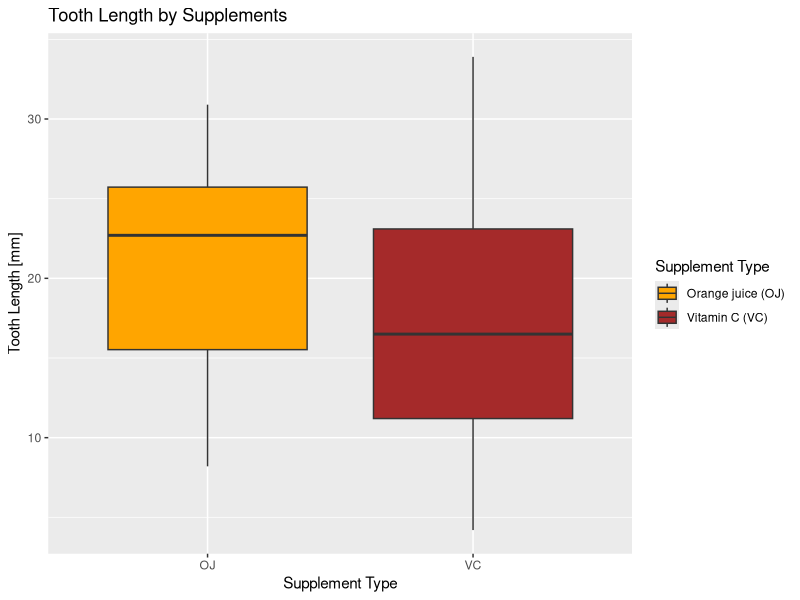
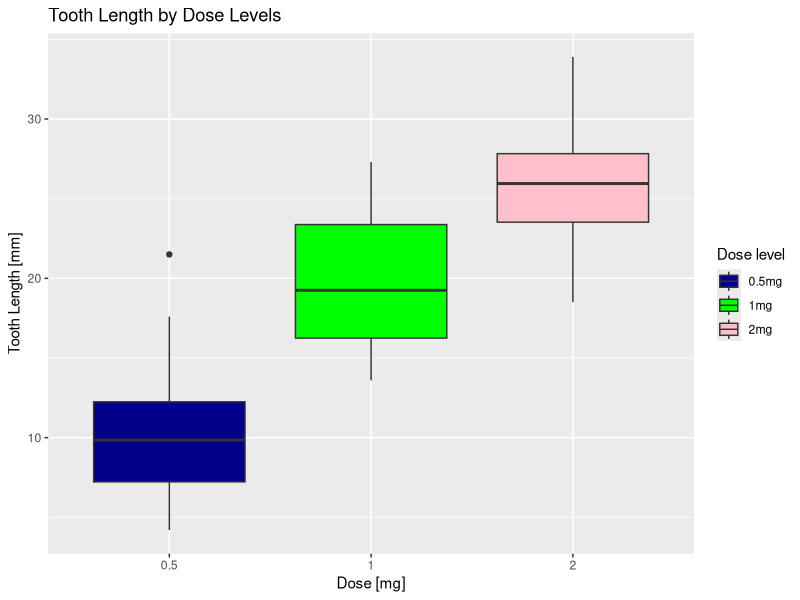

Reproduce these figures in R, in order.
## ---- chunk 1
library(ggplot2)
data(ToothGrowth)
str(ToothGrowth)
ToothGrowth$dose<-as.factor(ToothGrowth$dose)
toothdata <- ToothGrowth
## ---- chunk 2
summary(ToothGrowth)
## ---- chunk 3
ggplot(aes(x = supp, y = len), data = toothdata) + 
geom_boxplot(aes(fill = supp)) + xlab("Supplement Type") + 
ylab("Tooth Length [mm]") + ggtitle("Tooth Length by Supplements") + 
scale_fill_manual(name = "Supplement Type", values = c("orange", "brown"), labels = c("Orange juice (OJ)", "Vitamin C (VC)"))
## ---- chunk 4
ggplot(aes(x = dose, y = len), data = toothdata) + 
geom_boxplot(aes(fill = dose)) + xlab("Dose [mg]") + 
ylab("Tooth Length [mm]") + ggtitle("Tooth Length by Dose Levels") + 
scale_fill_manual(name = "Dose level", values = c("darkblue", "green", "pink"), labels = c("0.5mg", "1mg", "2mg"))
## ---- chunk 5
t <- t.test(len ~ supp, data = toothdata, var.equal = FALSE)
t$conf.int
t$p.value
## ---- chunk 6
# run t-test using dose amounts 0.5 and 2.0
t1 <- t.test(len~dose,data= subset(toothdata, toothdata$dose %in% c(0.5,2.0)))
Dose_half_Vs_2_Mg <- c(round(t1$conf.int,3), round(t1$p.value,15))
# run t-test using dose amounts 1.0 and 0.5
t2 <- t.test(len~dose,data= subset(toothdata, toothdata$dose %in% c(1.0,0.5)))
Test_type <- c("Conf. Interval-Low", "Conf. Interval-High","P-Value")
Dose_1_Vs_half_Mg <- c(round(t2$conf.int,3), round(t2$p.value,9))
# run t-test using dose amounts 2.0 and 1.0
t3 <- t.test(len~dose,data= subset(toothdata, toothdata$dose %in% c(2.0,1.0)))
Dose_2_Vs_1_Mg <- c(round(t3$conf.int,3), round(t3$p.value,9))
r1 <- rbind(Test_type,Dose_half_Vs_2_Mg,Dose_1_Vs_half_Mg,Dose_2_Vs_1_Mg)
r1
